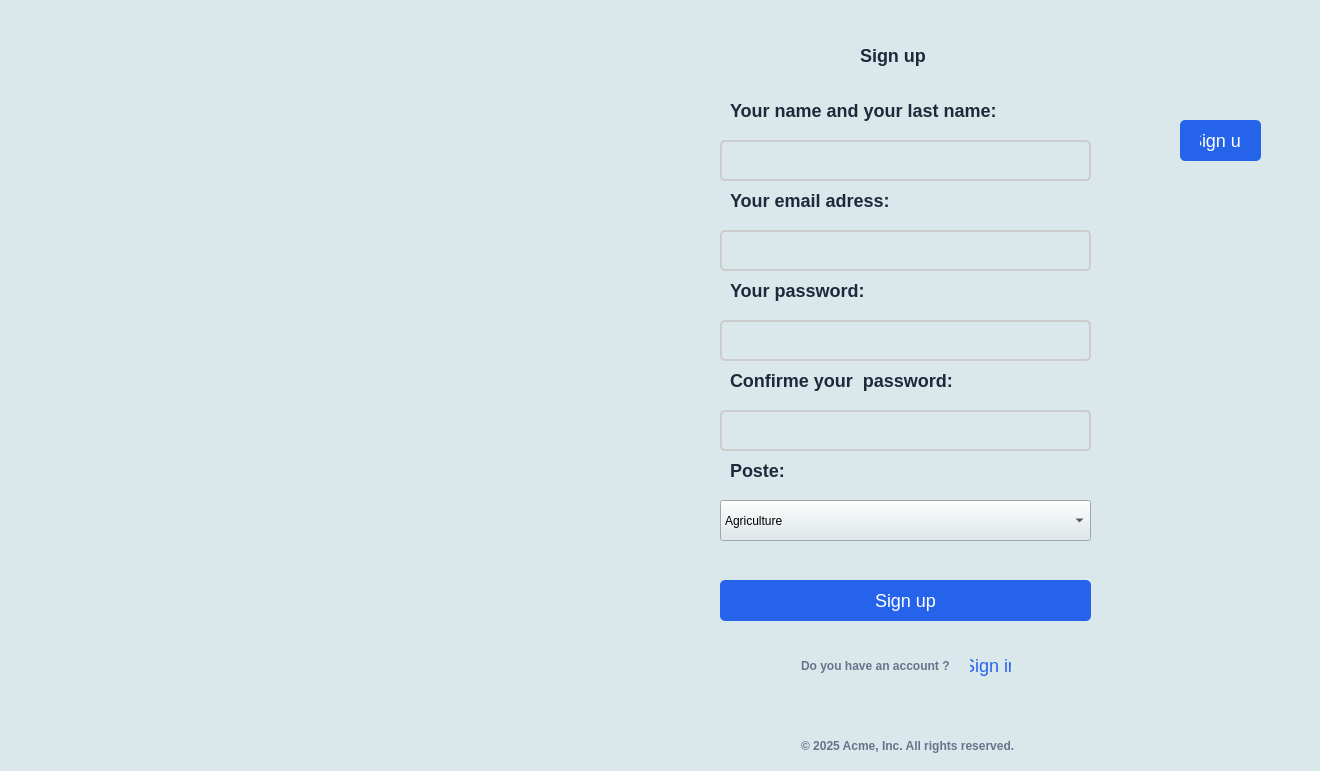
<?xml version="1.0" encoding="UTF-8"?>
<ui version="4.0">
 <class>Sign_Up</class>
 <widget class="QWidget" name="Sign_Up">
  <property name="geometry">
   <rect>
    <x>0</x>
    <y>0</y>
    <width>1320</width>
    <height>771</height>
   </rect>
  </property>
  <property name="windowTitle">
   <string>Form</string>
  </property>
  <property name="styleSheet">
   <string notr="true">QWidget {
	font: 9pt &quot;Sitka&quot;;
    background-color: rgb(219, 232, 235);
    font-family: &quot;Sitka&quot;;
}

QLabel {
    font-size: 18px;
    font-weight: bold;
    color: #222;
}

QLineEdit {
    border: 2px solid #ccc;
    border-radius: 5px;
    padding: 8px;
    font-size: 16px;
    width: 250px;
}

QPushButton {
	background-color: rgb(37, 99, 235);
    color: white;
    border-radius: 5px;
    padding: 10px 20px;
    font-size: 18px;
}

QPushButton:hover {
    background-color: rgb(25, 80, 200); 
    color: white; 
}</string>
  </property>
  <widget class="QLabel" name="label_4">
   <property name="geometry">
    <rect>
     <x>790</x>
     <y>650</y>
     <width>171</width>
     <height>31</height>
    </rect>
   </property>
   <property name="styleSheet">
    <string notr="true">	color: #64748B;
    padding: 8px;
    font-size: 12px;
    width: 200px;</string>
   </property>
   <property name="text">
    <string>Do you have an account ?</string>
   </property>
  </widget>
  <widget class="QPushButton" name="pushButton_2">
   <property name="geometry">
    <rect>
     <x>950</x>
     <y>640</y>
     <width>81</width>
     <height>51</height>
    </rect>
   </property>
   <property name="styleSheet">
    <string notr="true">font: 9pt &quot;Arial&quot;;
    background-color: rgb(219, 232, 235);
color: #2563EB;
</string>
   </property>
   <property name="text">
    <string>Sign in</string>
   </property>
  </widget>
  <widget class="QLineEdit" name="email">
   <property name="geometry">
    <rect>
     <x>720</x>
     <y>230</y>
     <width>371</width>
     <height>41</height>
    </rect>
   </property>
   <property name="styleSheet">
    <string notr="true">color: rgb(0, 0, 0);</string>
   </property>
  </widget>
  <widget class="QLineEdit" name="pwdc">
   <property name="geometry">
    <rect>
     <x>720</x>
     <y>410</y>
     <width>371</width>
     <height>41</height>
    </rect>
   </property>
   <property name="styleSheet">
    <string notr="true">color: rgb(0, 0, 0);
</string>
   </property>
  </widget>
  <widget class="QLineEdit" name="pwd">
   <property name="geometry">
    <rect>
     <x>720</x>
     <y>320</y>
     <width>371</width>
     <height>41</height>
    </rect>
   </property>
   <property name="styleSheet">
    <string notr="true">color: rgb(0, 0, 0);
</string>
   </property>
  </widget>
  <widget class="QLabel" name="img">
   <property name="geometry">
    <rect>
     <x>0</x>
     <y>0</y>
     <width>541</width>
     <height>771</height>
    </rect>
   </property>
   <property name="text">
    <string/>
   </property>
   <property name="pixmap">
    <pixmap>../../Projet c++/revision qt/template/image.png</pixmap>
   </property>
   <property name="scaledContents">
    <bool>true</bool>
   </property>
  </widget>
  <widget class="QLabel" name="label_2">
   <property name="geometry">
    <rect>
     <x>730</x>
     <y>100</y>
     <width>301</width>
     <height>21</height>
    </rect>
   </property>
   <property name="styleSheet">
    <string notr="true">color: rgb(30, 41, 59);
</string>
   </property>
   <property name="text">
    <string>Your name and your last name:</string>
   </property>
  </widget>
  <widget class="QLabel" name="label_9">
   <property name="geometry">
    <rect>
     <x>730</x>
     <y>370</y>
     <width>321</width>
     <height>21</height>
    </rect>
   </property>
   <property name="styleSheet">
    <string notr="true">color: #1E293B;</string>
   </property>
   <property name="text">
    <string>Confirme your  password:</string>
   </property>
  </widget>
  <widget class="QLabel" name="label_8">
   <property name="geometry">
    <rect>
     <x>790</x>
     <y>730</y>
     <width>301</width>
     <height>31</height>
    </rect>
   </property>
   <property name="styleSheet">
    <string notr="true">color: #64748B;
    padding: 8px;
    font-size: 12px;
    width: 200px;</string>
   </property>
   <property name="text">
    <string>© 2025 Acme, Inc. All rights reserved.</string>
   </property>
  </widget>
  <widget class="QLineEdit" name="nom">
   <property name="geometry">
    <rect>
     <x>720</x>
     <y>140</y>
     <width>371</width>
     <height>41</height>
    </rect>
   </property>
   <property name="styleSheet">
    <string notr="true">color: rgb(0, 0, 0);</string>
   </property>
  </widget>
  <widget class="QLabel" name="label_6">
   <property name="geometry">
    <rect>
     <x>730</x>
     <y>190</y>
     <width>191</width>
     <height>21</height>
    </rect>
   </property>
   <property name="styleSheet">
    <string notr="true">color: rgb(30, 41, 59);
</string>
   </property>
   <property name="text">
    <string>Your email adress:</string>
   </property>
  </widget>
  <widget class="QLabel" name="label">
   <property name="geometry">
    <rect>
     <x>860</x>
     <y>40</y>
     <width>71</width>
     <height>31</height>
    </rect>
   </property>
   <property name="styleSheet">
    <string notr="true">color: rgb(30, 41, 59);
</string>
   </property>
   <property name="text">
    <string>Sign up</string>
   </property>
  </widget>
  <widget class="QLabel" name="img2">
   <property name="geometry">
    <rect>
     <x>1180</x>
     <y>40</y>
     <width>81</width>
     <height>71</height>
    </rect>
   </property>
   <property name="styleSheet">
    <string notr="true">
    border-radius: 5px;
    padding: 5px 10px;</string>
   </property>
   <property name="text">
    <string/>
   </property>
   <property name="pixmap">
    <pixmap>../../../../Downloads/pngegg (1).png</pixmap>
   </property>
  </widget>
  <widget class="QLabel" name="label_7">
   <property name="geometry">
    <rect>
     <x>730</x>
     <y>280</y>
     <width>171</width>
     <height>21</height>
    </rect>
   </property>
   <property name="styleSheet">
    <string notr="true">color: #1E293B;</string>
   </property>
   <property name="text">
    <string>Your password:</string>
   </property>
  </widget>
  <widget class="QPushButton" name="b1">
   <property name="geometry">
    <rect>
     <x>720</x>
     <y>580</y>
     <width>371</width>
     <height>41</height>
    </rect>
   </property>
   <property name="styleSheet">
    <string notr="true">font: 11pt &quot;Segoe UI&quot;;
background-color: rgb(37, 99, 235);

</string>
   </property>
   <property name="text">
    <string>Sign up</string>
   </property>
  </widget>
  <widget class="QLabel" name="label_3">
   <property name="geometry">
    <rect>
     <x>730</x>
     <y>460</y>
     <width>171</width>
     <height>21</height>
    </rect>
   </property>
   <property name="styleSheet">
    <string notr="true">color: #1E293B;</string>
   </property>
   <property name="text">
    <string>Poste:</string>
   </property>
  </widget>
  <widget class="QComboBox" name="post">
   <property name="geometry">
    <rect>
     <x>720</x>
     <y>500</y>
     <width>371</width>
     <height>41</height>
    </rect>
   </property>
   <property name="styleSheet">
    <string notr="true">color: rgb(0, 0, 0);</string>
   </property>
   <item>
    <property name="text">
     <string>Agriculture</string>
    </property>
   </item>
   <item>
    <property name="text">
     <string>IT</string>
    </property>
   </item>
  </widget>
  <widget class="QPushButton" name="b1_2">
   <property name="geometry">
    <rect>
     <x>1180</x>
     <y>120</y>
     <width>81</width>
     <height>41</height>
    </rect>
   </property>
   <property name="styleSheet">
    <string notr="true">font: 11pt &quot;Segoe UI&quot;;
font: 9pt &quot;Segoe UI&quot;;
background-color: rgb(37, 99, 235);

</string>
   </property>
   <property name="text">
    <string>Sign up</string>
   </property>
  </widget>
  <widget class="QLabel" name="pwd_2">
   <property name="geometry">
    <rect>
     <x>1100</x>
     <y>280</y>
     <width>211</width>
     <height>271</height>
    </rect>
   </property>
   <property name="styleSheet">
    <string notr="true">color: #1E293B;</string>
   </property>
   <property name="text">
    <string/>
   </property>
  </widget>
  <widget class="QLabel" name="email_2">
   <property name="geometry">
    <rect>
     <x>1100</x>
     <y>230</y>
     <width>181</width>
     <height>41</height>
    </rect>
   </property>
   <property name="styleSheet">
    <string notr="true">color: #1E293B;</string>
   </property>
   <property name="text">
    <string/>
   </property>
  </widget>
 </widget>
 <resources/>
 <connections/>
</ui>
